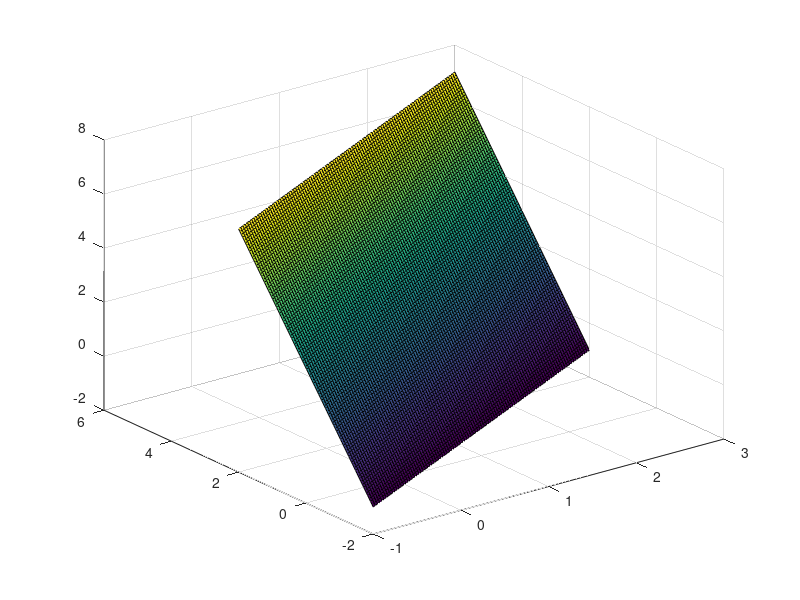

This chart was generated by the following MATLAB code:
close all

disp(sprintf(['\nPlotting a plane using cylindrical coordinates:\n\n'...
    'x(u,v)=1+u\n'...
    'y(u,v)=2+u+v\n'...
    'z(u,v)=3+2*v']))
pause

r0=[1,2,3];
e1=[1,1,0];
e2=[0,1,2];
u=linspace(-2,2);
v=u;
[U,V]=meshgrid(u,v);
x=r0(1)+U.*e1(1)+V.*e2(1);
y=r0(2)+U.*e1(2)+V.*e2(2);
z=r0(3)+U.*e1(3)+V.*e2(3);
surf(x,y,z)